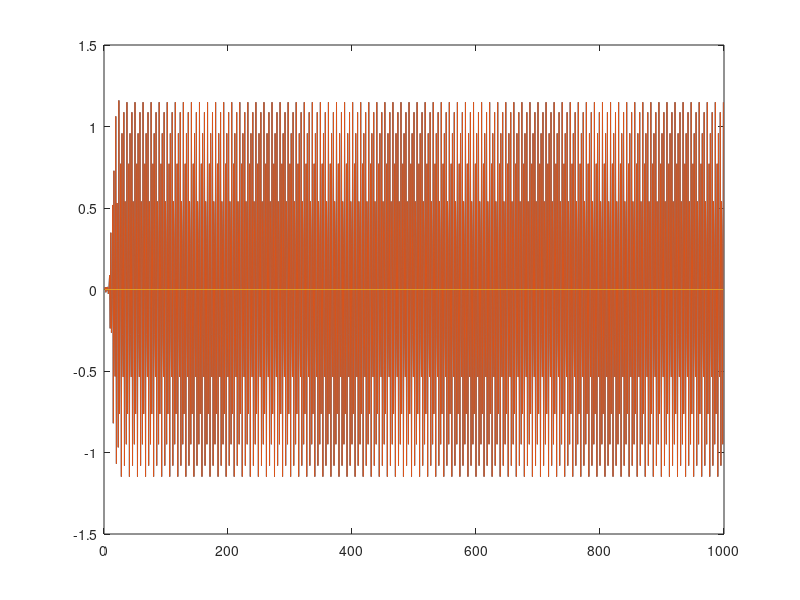

This chart was generated by the following MATLAB code:
clear; close all;

% result
file_x = fopen('lab3out.txt','r');
A = fscanf(file_x,'%s');
fclose(file_x);
A = strsplit(A,{'\n'})';
A = char(A);
for i = 1:999
    temp(i,:) = A((i-1)*17+1:(i)*17);
end
A = temp;
A_str = num2str(A);
A_dec(A_str(:,1) == '1') = (131071-bin2dec(A_str(A_str(:,1) == '1',:))+1) * -1;
A_dec(A_str(:,1) ~= '1') = bin2dec(A_str(A_str(:,1) ~= '1',:));
A_dec = A_dec';

F = 15;
A_dec = A_dec ./ 2^F;

% converted
file_x = fopen('lab3x.txt','r');
B = fscanf(file_x,'%c');
fclose(file_x);
X = strsplit(B,{'\n'})';
X = char(X);

X_str = num2str(X);
X_dec(X_str(:,1) == '1') = (65535-bin2dec(X_str(X_str(:,1) == '1',:))+1) * -1;
X_dec(X_str(:,1) ~= '1') = bin2dec(X_str(X_str(:,1) ~= '1',:));
X_dec = X_dec';

F = 15;
X_dec = X_dec ./ 2^F;

% filter coeff
file_x = fopen('lab3coef.txt','r');
C = fscanf(file_x,'%c');
fclose(file_x);
C = strsplit(C,{'\n'})';
C = char(C);

C_str = num2str(C);
C_dec(C_str(:,1) == '1') = (65535-bin2dec(C_str(C_str(:,1) == '1',:))+1) * -1;
C_dec(C_str(:,1) ~= '1') = bin2dec(C_str(C_str(:,1) ~= '1',:));
C_dec = C_dec';

F = 15;
C_dec = C_dec ./ 2^F;

y_expected = filter(C_dec,1,X_dec);
figure,
plot(A_dec)
hold on
plot(y_expected)

error_pwr = (A_dec - y_expected).^2;
plot(error_pwr)

rmse = sqrt(sum((A_dec - y_expected).^2)/999)






